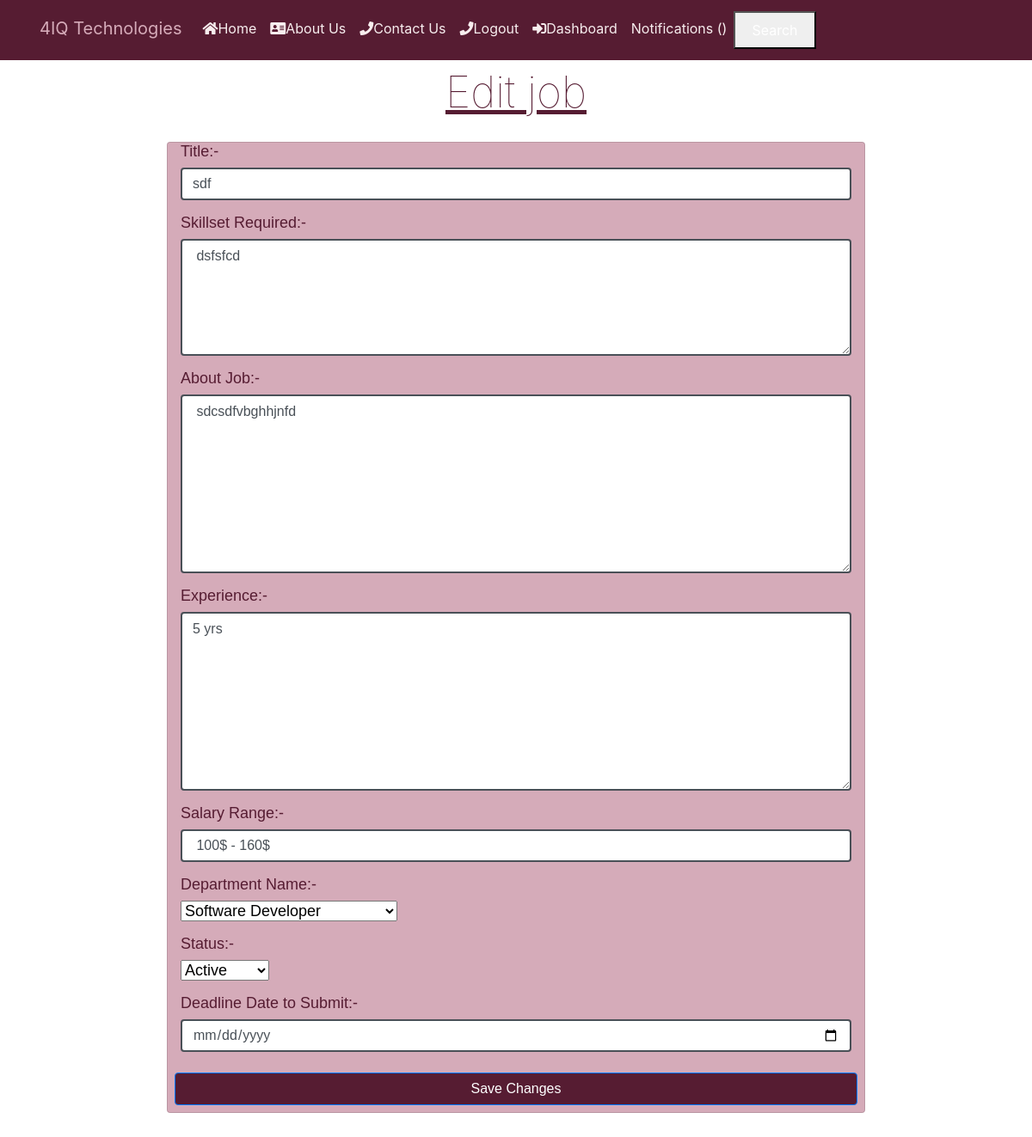
The app's page /job/20/edit (signed in), older data.
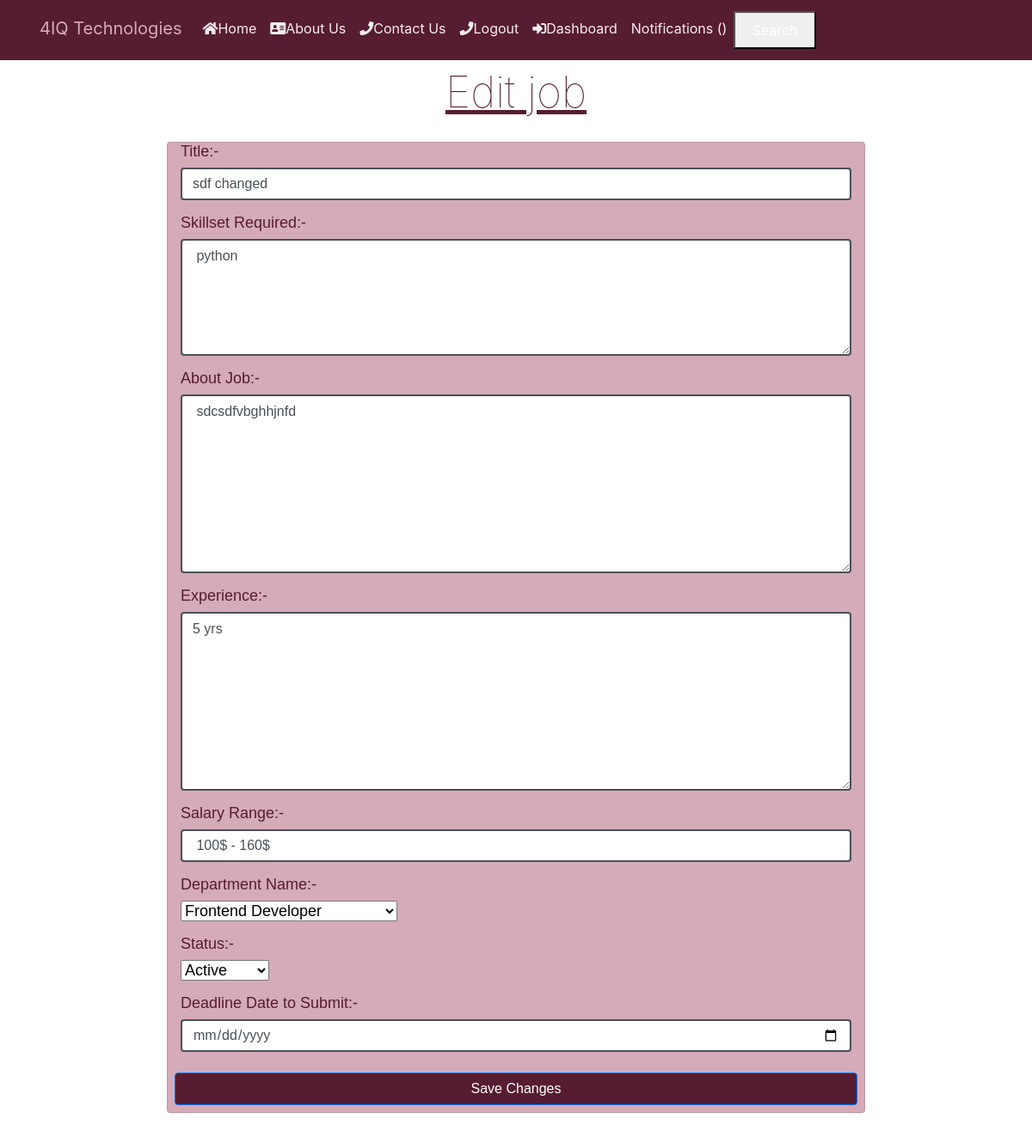
The same page, newer data.
### job/models.py (models this page shows, shortened)
class Job(models.Model):
    COMPUTER_SUPPORT_SPECIALIST = 'Computer Support Specialist'
    HARDWARE_ENGINEER = 'Hardware Engineer'
    COMPUTER_SYSTEM_ANALYST = 'Computer System Analyst'
    SOFTWARE_DEVELOPER = 'Software Developer'
    PROGRAMMER = 'Programmer'
    WEB_DEVELOPER = 'Web Developer'
    NETWORK_ENGINEER = 'Network Engineer'
    SOFTWARE_TESTER = 'Software Tester'
    FRONTEND_DEVELOPER = "Frontend Developer"
    BACKEND_DEVELOPER = "Backend Developer"
    CHOICES_SIZE =   ( (COMPUTER_SUPPORT_SPECIALIST ,'CSS'),
    ( HARDWARE_ENGINEER ,'HWA'),
    ( COMPUTER_SYSTEM_ANALYST, 'CSA' ),
    ( SOFTWARE_DEVELOPER, 'SWD'),
    ( PROGRAMMER , 'PRG'),
    ( WEB_DEVELOPER,'WBD'),
    ( NETWORK_ENGINEER,'NWE'),
    ( SOFTWARE_TESTER,'SWT'),
    (FRONTEND_DEVELOPER,"FD"),
    (BACKEND_DEVELOPER,"BD")
    )
    ACTIVE = 'active'
    EMPLOYED = 'employed'
    ARCHIVED = 'archived'
    CHOICES_STATUS = (
        (EMPLOYED,'Employed'),
        (ACTIVE,'Active' ),
        (ARCHIVED,'Archived' )
     )
    title = models.CharField(max_length=200)
    created_at = models.DateTimeField(auto_now_add=True)
    skillset_required = models.TextField(max_length=2000)
    about_job = models.TextField(blank=True, null=True)
    image = models.ImageField(upload_to="covers/",null=True,blank=True)
    experience = models.CharField(max_length=100,null=True)
    salary = models.CharField(max_length=50,null=True)
    deadline = models.CharField(max_length=50,null=True)
    department_name = models.CharField( max_length=30,choices=CHOICES_SIZE)
    created_by = models.ForeignKey(User,
                                   related_name="jobs",
                                   on_delete=models.CASCADE)
    status = models.CharField(max_length=20,choices=CHOICES_STATUS)
    class Meta:
        ordering = ['-created_at']

### job/views.py (the view)
# urls.py: path("<int:job_id>/edit", views.edit, name="edit"),
@login_required
def edit(request,job_id):
    job = get_object_or_404(Job,pk=job_id,created_by=request.user)
    if request.method == 'POST':
        form = AddJobForm(request.POST,instance=job)
        if form.is_valid():
            job = form.save(commit=False)
            job.status = request.POST.get('status')
            job.save()
            return redirect("users:dashboard")
    else:
        form = AddJobForm(instance=job)
    return render(request, 'edit_job.html', {'form': form,'job':job})

### job/forms.py
class AddJobForm(forms.ModelForm):
    class Meta:
        model = Job
        fields = ['title','skillset_required','about_job','experience','salary','deadline', 'department_name','image']

### notification/context_processor.py (called while the page is built)
def notifications(request):
    if request.user.is_authenticated:
        return {
            "notificactions": request.user.notifications.filter(is_read=False)
        }
    else:
        return {"notifications": []}

### job/templates/edit_job.html (shortened to what this page needs)
{% include 'header.html' %} {% block content %}
<center
  class="title"
  style="
    font-size: 50px;
    font-weight: 100;
    text-decoration: underline;
    color: #561c32;
  "
>
  Edit job
</center>
<div id="edit-job-app">
  <form
    v-on:submit="validateForm"
    method="POST"
    style="
      color: #561c32;
      font: 100% / normal sans-serif;
      justify-content: space-between;
      font-size: large;
      padding: 20px;
      justify-content: start;
      align-items: flex-start;
    "
    enctype="multipart/form-data"
  >
    <div
      class="card mx-auto"
      style="width: 70%; background-color: #d5abb9; justify-content: center"
    >
      <div class="col-sm-12">
        <div class="form-group">
          <label> Title:-</label>
          <input
            style="border: 2px solid"
            type="text"
            name="title"
            class="form-control"
            id="id_title"
            v-model="title"
          />
        </div>
      </div>
      <div class="col-sm-12">
        <div class="form-group">
          <label>Skillset Required:-</label>
          <textarea
            style="border: 2px solid"
            type="textarea"
            name="skillset_required"
            class="form-control"
            id="id_skillset_required"
            value=" {% if job.skillset_required %}{{ job.skillset_required }}{% endif %}"
            rows="5"
          ></textarea>
        </div>
      </div>
      <div class="col-sm-12">
        <div class="form-group">
          <label>About Job:-</label>
          <textarea
            style="border: 2px solid"
            type="textarea"
            name="about_job"
            class="form-control"
            id="id_about_job"
            rows="8"
           value=" {% if job.about_job %}{{ job.about_job }}{% endif %}"
          ></textarea>
        </div>
      </div>
      <div class="col-sm-12">
        <div class="form-group">
          <label> Experience:-</label>
          <textarea
            style="border: 2px solid"
            type="text"
            name="experience"
            class="form-control"
            id="id_experience"
            rows="8"
            v-model="experience"
            value=" {% if job.about_job %}{{job.about_job}}{% endif %}"
          ></textarea>
        </div>
      </div>
      <div class="col-sm-12">
        <div class="form-group">
          <label> Salary Range:-</label>
          <input
            style="border: 2px solid"
            type="text"
            name="salary"
            class="form-control"
            value=" {% if job.salary %}{{ job.salary }}{% endif %}"
            id="id_salary"
          />
        </div>
      </div>
      <div class="col-sm-12">
        <div class="form-group">
          <label>Department Name:-</label>
          <div class="select">
            <select name="department_name" v-model="department_name">
              <option value="Software Developer">Software Developer</option>
              <option value="Frontend Developer">Frontend Developer</option>
            </select>
          </div>
        </div>
      </div>
      <div class="col-sm-12">
        <div class="form-group">
          <label>Status:-</label>
          <div class="select">
            <select name="status" >
                <option value="active"{% if job.status == 'active' %} selected {% endif %}>Active</option>
            </select>
          </div>
        </div>
      </div>
      <div class="col-sm-12">
        <div class="form-group">
          <label> Deadline Date to Submit:-</label>
          <input
            style="border: 2px solid"
            type="date"
            name="deadline"
            class="form-control"
            id="id_deadline"
          />
        </div>
      </div>
      <input
      type="submit"
      value="Save Changes"
      class="m-2 px-3 btn btn-primary"
      style="background-color: #561c32; justify-content: center"
    />
    </form>
</div>
    {% endblock %}

Row changes from the older to the newer data that the page shows:
changed Job "sdcsdfvbghhjnfd": skillset_required "dsfsfcd" → "python"
Text that changed along with them:
form field title: "sdf" → "sdf changed"
form field department_name: "Software Developer" → "Frontend Developer"
